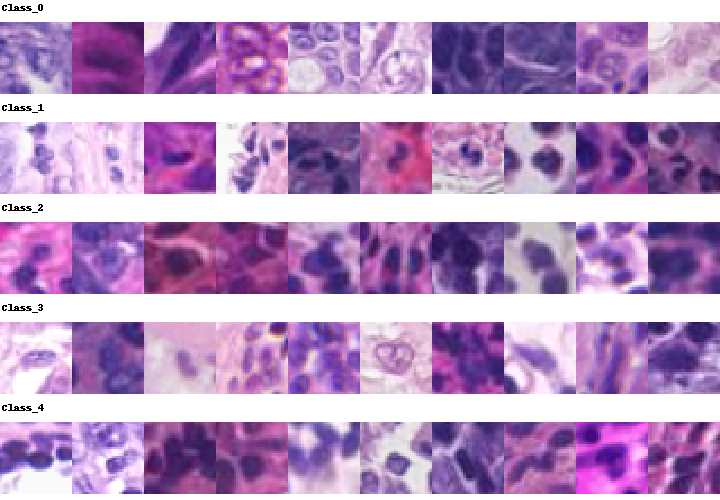
#> input picture reports/eda/train_montage_first10.png, 720 x 500 px
$ python -i traditional.py   (imports and definitions only)
#> lines starting #> are read from the running program, lines starting #| are printed output that depends on the picture
import numpy as np
import cv2
from skimage.feature import hog, local_binary_pattern
from PIL import Image
from pathlib import Path


def extract_hog(gray, orientations=9, pixels_per_cell=(8, 8), cells_per_block=(2, 2)):
    return hog(gray, orientations=orientations,
               pixels_per_cell=pixels_per_cell,
               cells_per_block=cells_per_block,
               feature_vector=True)


def extract_lbp(gray, P=24, R=3, n_bins=26):
    lbp = local_binary_pattern(gray, P=P, R=R, method="uniform")
    hist, _ = np.histogram(lbp, bins=n_bins, range=(0, n_bins), density=True)
    return hist


def extract_color_histograms(img_rgb, bins_per_channel=16):
    hsv = cv2.cvtColor(img_rgb, cv2.COLOR_RGB2HSV)
    feats = []
    for ch in range(3):
        hist = cv2.calcHist([hsv], [ch], None, [bins_per_channel], [0, 256])
        hist = hist.flatten() / (hist.sum() + 1e-8)
        feats.append(hist)
    return np.concatenate(feats)


def extract_intensity_stats(img_rgb):
    gray = cv2.cvtColor(img_rgb, cv2.COLOR_RGB2GRAY).astype(np.float32)
    from scipy.stats import skew, kurtosis
    stats = [gray.mean(), gray.std(), skew(gray.flat), kurtosis(gray.flat)]
    for ch in range(3):
        ch_data = img_rgb[:, :, ch].astype(np.float32)
        stats.extend([ch_data.mean(), ch_data.std()])
    return np.array(stats)


def extract_traditional_features(img_path):
#> called with img_path = '../reports/eda/train_montage_first10.png'
    img = Image.open(img_path).convert("RGB")
#> img is the input picture: PIL image 720x500 RGB; mean R, G, B 186.2, 152.3, 197.4
    img_rgb = np.array(img)
    gray = cv2.cvtColor(img_rgb, cv2.COLOR_RGB2GRAY)
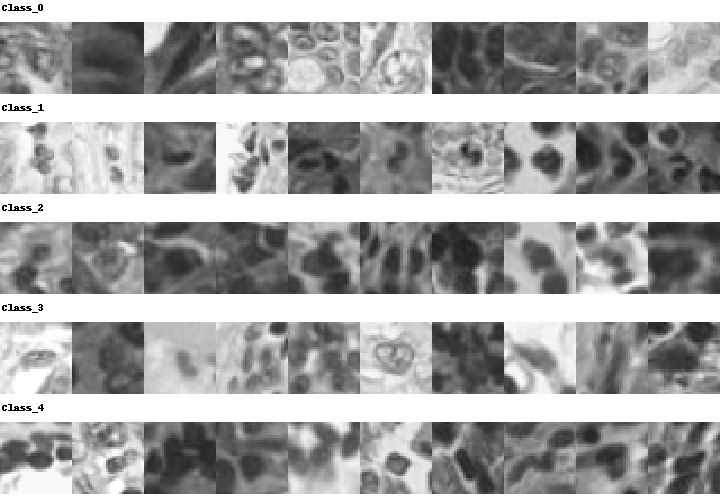
#> gray: shape (500, 720); min 0, max 255, mean 167.6

    hog_feat = extract_hog(gray)
    lbp_feat = extract_lbp(gray)
#> in extract_lbp, `lbp = local_binary_pattern(gray, P=P, R=R, method="uniform")`:
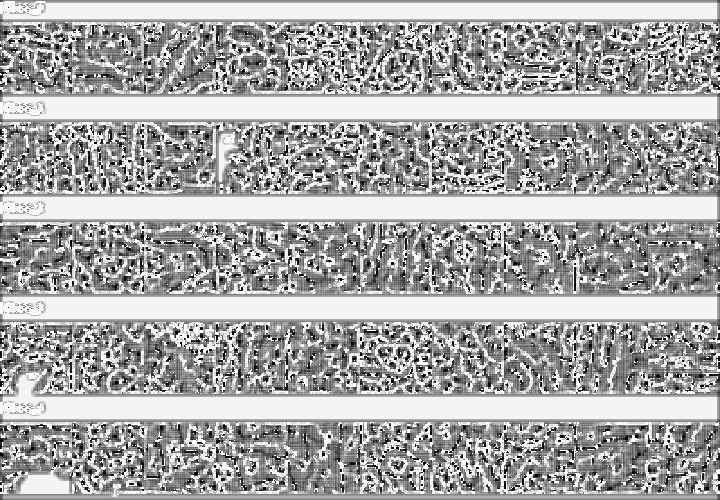
#> lbp: shape (500, 720) float64; min 0, max 25, mean 16.7; drawn with min black and max white
#> in extract_lbp, `hist, _ = np.histogram(lbp, bins=n_bins, range=(0, n_bins), density=Tr..`: hist = 26 values, max 0.233 at index 24, min 0.00228 at index 1, mean 0.0385
#> lbp_feat has the same summary as hist in extract_lbp
    color_feat = extract_color_histograms(img_rgb)
#> in extract_color_histograms, `hsv = cv2.cvtColor(img_rgb, cv2.COLOR_RGB2HSV)`: hsv: shape (500, 720, 3); mean H, S, V 101.9, 74.7, 199.6
#> after the loop in extract_color_histograms, `for ch in range(3):`: feats = 3 items
#> color_feat = 48 values, max 0.352 at index 47, min 0 at index 2, mean 0.0625
    stats_feat = extract_intensity_stats(img_rgb)
#> in extract_intensity_stats, `stats = [gray.mean(), gray.std(), skew(gray.flat), kurtosis(gray.flat)]`: stats = [167.6, 72.2, -0.0931, -1.44]
#> the loop in extract_intensity_stats, `for ch in range(3):` made 3 passes
#> pass 1, in extract_intensity_stats, `ch_data = img_rgb[:, :, ch].astype(np.float32)`:
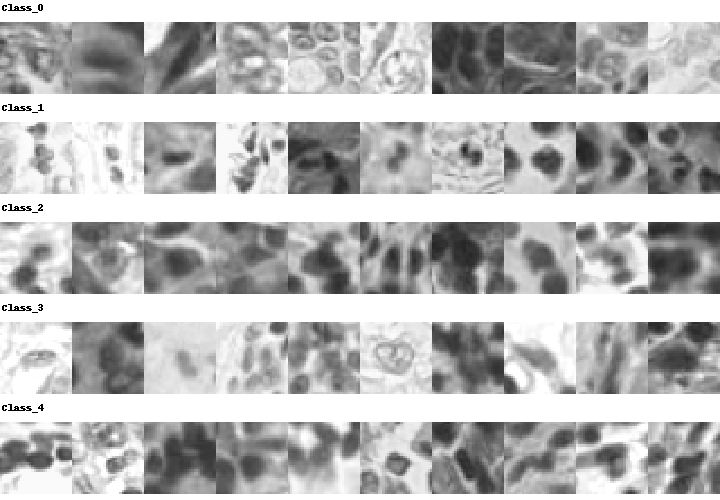
#> ch_data: shape (500, 720) float32; min 0, max 255, mean 186.2
#> pass 2, in extract_intensity_stats, `ch_data = img_rgb[:, :, ch].astype(np.float32)`:
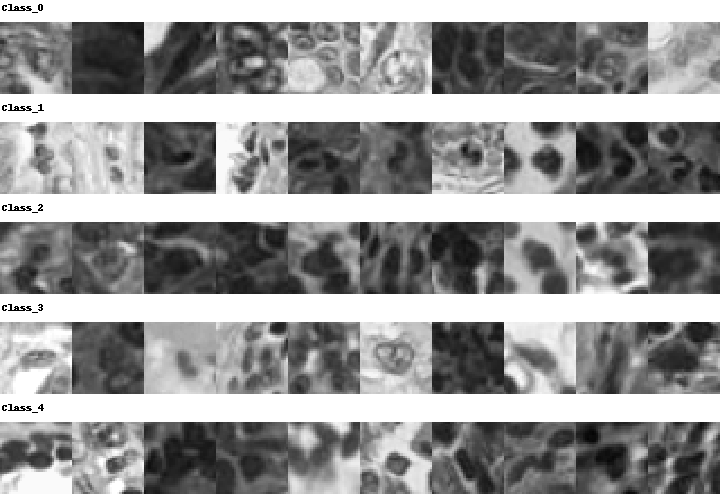
#> ch_data: shape (500, 720) float32; min 0, max 255, mean 152.3
#> pass 3, in extract_intensity_stats, `ch_data = img_rgb[:, :, ch].astype(np.float32)`:
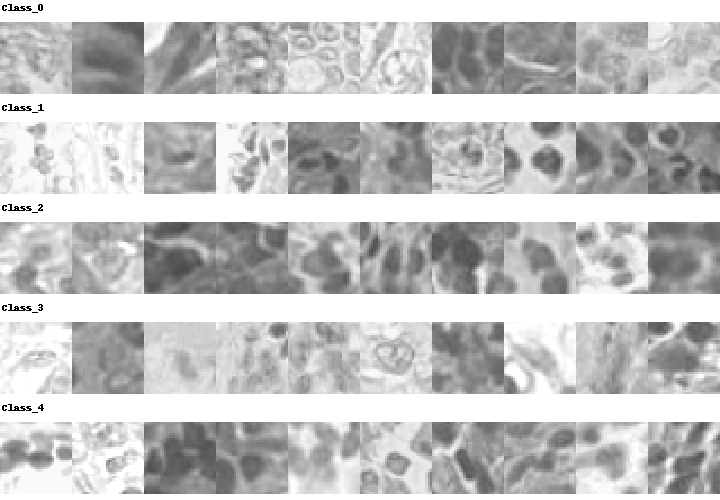
#> ch_data: shape (500, 720) float32; min 0, max 255, mean 197.4
#> after the loop in extract_intensity_stats, `for ch in range(3):`: stats = [167.6, 72.2, -0.0931, -1.44, 186.2, 64.52, 152.3, 81.85, 197.4, 51.95]
#> stats_feat has the same summary as stats in extract_intensity_stats

    return np.concatenate([hog_feat, lbp_feat, color_feat, stats_feat])


def extract_traditional_batch(image_paths):
    features = []
    for p in image_paths:
        feat = extract_traditional_features(p)
        features.append(feat)
    return np.array(features)

>>> result = extract_traditional_features('../reports/eda/train_montage_first10.png')
